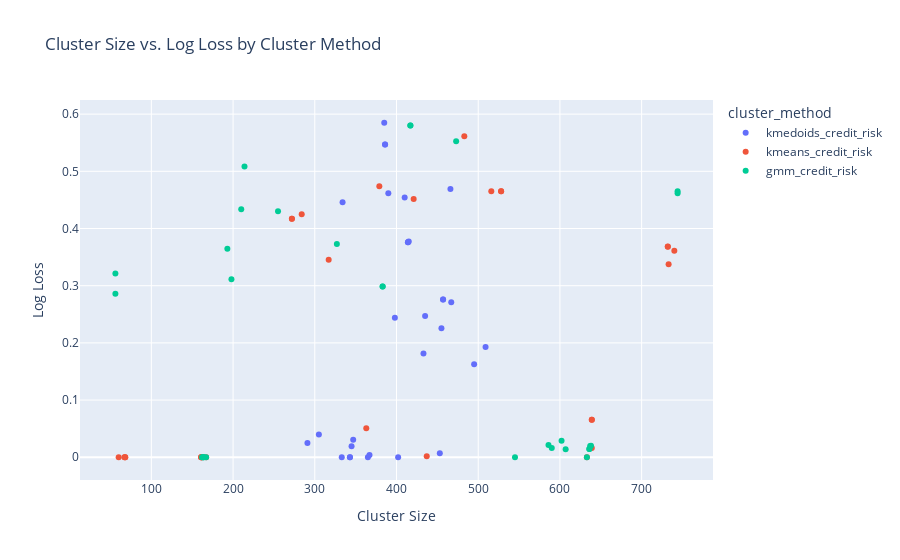

Notebook code for this chart:
### Code cell
fig7 = px.scatter(df2, x="Cluster Size", y="Log Loss", color="cluster_method",
                  title="Cluster Size vs. Log Loss by Cluster Method")
fig7.show()

### Figure 1 — Plotly figure (JSON) as saved in the notebook; plotly's stock layout.template omitted (floating-point values rounded to 4 significant figures)
{"data": [{"hovertemplate": "cluster_method=kmedoids_credit_risk<br>Cluster Size=%{x}<br>Log Loss=%{y}<extra></extra>", "legendgroup": "kmedoids_credit_risk", "marker": {"color": "#636efa", "symbol": "circle"}, "mode": "markers", "name": "kmedoids_credit_risk", "orientation": "v", "showlegend": true, "type": "scatter", "x": [367, 433, 386, 414, 457, 343, 345, 455, 386, 414, 457, 343, 453, 347, 415, 385, 398, 402, 509, 291, 390, 410, 333, 467, 305, 495, 466, 334, 435, 365], "xaxis": "x", "y": [0.003734, 0.1813, 0.547, 0.3759, 0.2758, 2.22e-16, 0.01912, 0.2254, 0.547, 0.3759, 0.2758, 2.22e-16, 0.006968, 0.03044, 0.3772, 0.5849, 0.244, 2.22e-16, 0.1927, 0.02512, 0.4618, 0.4541, 2.22e-16, 0.2709, 0.03993, 0.1626, 0.4689, 0.4461, 0.2469, 2.22e-16], "yaxis": "y"}, {"hovertemplate": "cluster_method=kmeans_credit_risk<br>Cluster Size=%{x}<br>Log Loss=%{y}<extra></extra>", "legendgroup": "kmeans_credit_risk", "marker": {"color": "#EF553B", "symbol": "circle"}, "mode": "markers", "name": "kmeans_credit_risk", "orientation": "v", "showlegend": true, "type": "scatter", "x": [733, 67, 272, 528, 161, 639, 68, 732, 272, 528, 161, 639, 363, 437, 483, 317, 167, 633, 60, 740, 379, 421, 161, 639, 68, 732, 284, 516, 162, 638], "xaxis": "x", "y": [0.3375, 2.22e-16, 0.4169, 0.465, 2.22e-16, 0.06548, 2.22e-16, 0.3685, 0.4169, 0.465, 2.22e-16, 0.06548, 0.05066, 0.001708, 0.5613, 0.3455, 2.22e-16, 2.22e-16, 2.22e-16, 0.3612, 0.474, 0.4517, 2.22e-16, 0.01629, 2.22e-16, 0.368, 0.425, 0.4651, 2.22e-16, 0.01698], "yaxis": "y"}, {"hovertemplate": "cluster_method=gmm_credit_risk<br>Cluster Size=%{x}<br>Log Loss=%{y}<extra></extra>", "legendgroup": "gmm_credit_risk", "marker": {"color": "#00cc96", "symbol": "circle"}, "mode": "markers", "name": "gmm_credit_risk", "orientation": "v", "showlegend": true, "type": "scatter", "x": [607, 193, 383, 417, 164, 636, 210, 590, 383, 417, 164, 636, 602, 198, 473, 327, 167, 633, 255, 545, 744, 56, 162, 638, 214, 586, 744, 56, 163, 637], "xaxis": "x", "y": [0.01392, 0.3644, 0.2986, 0.5801, 2.22e-16, 0.0144, 0.4337, 0.01602, 0.2986, 0.5801, 2.22e-16, 0.0144, 0.0287, 0.3113, 0.5526, 0.3728, 2.22e-16, 2.22e-16, 0.4302, 2.22e-16, 0.4651, 0.2857, 2.22e-16, 0.01995, 0.5085, 0.02146, 0.4617, 0.3213, 2.22e-16, 0.01967], "yaxis": "y"}], "layout": {"legend": {"title": {"text": "cluster_method"}, "tracegroupgap": 0}, "title": {"text": "Cluster Size vs. Log Loss by Cluster Method"}, "xaxis": {"anchor": "y", "domain": [0, 1], "title": {"text": "Cluster Size"}}, "yaxis": {"anchor": "x", "domain": [0, 1], "title": {"text": "Log Loss"}}}}
